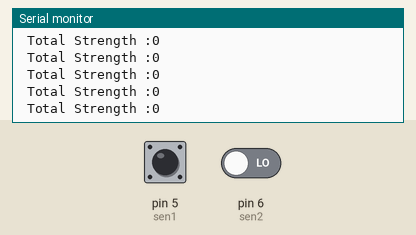
The sketch below on a simulated Arduino Uno, built with avr-gcc and run on an emulated ATmega328P. Shown: the last lines printed to the serial monitor. Wiring (inferred from the names in the program): DS3231 clock at I2C address 0x68. Inputs (shaded band) come from the test bench; at power-on: pin 5 (sen1) LOW, pin 6 (sen2) LOW. The local clock reads 2024-03-15 10:24:30 at power-on unless the sketch sets it; storage starts empty.

Above: at 1.2 s.
1.3 s: pin 5 (sen1) driven HIGH
At 2.5 s:
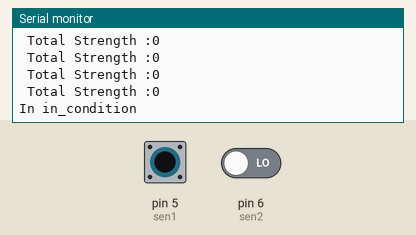
4.3 s: pin 6 (sen2) driven HIGH
At 4.4 s:
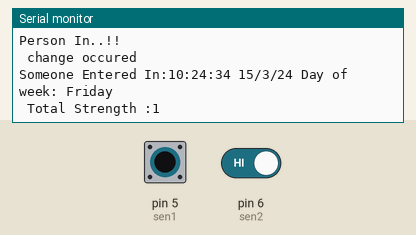
5.8 s: pin 5 (sen1) driven LOW
At 7.9 s:
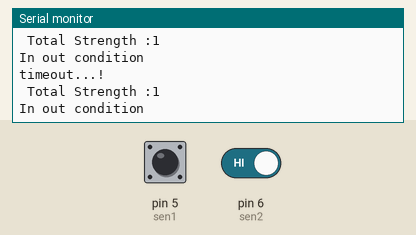
8.8 s: pin 6 (sen2) driven LOW
11.8 s: pin 5 (sen1) driven HIGH and pin 6 (sen2) driven HIGH
At 12.5 s:
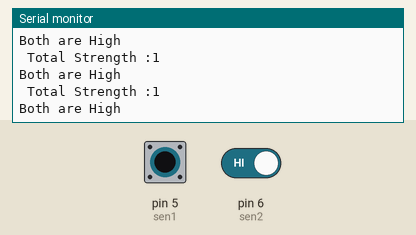
14.8 s: pin 5 (sen1) pulsed LOW 2 times (0.12 s each, 0.3 s apart)
At 15.32 s:
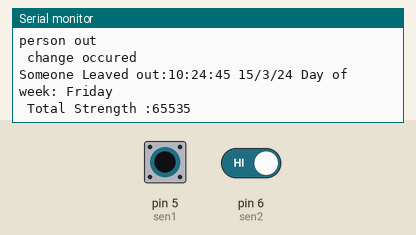
Timing chart, 0 to 17.8 s (numbered marks = the images above; inputs shaded):
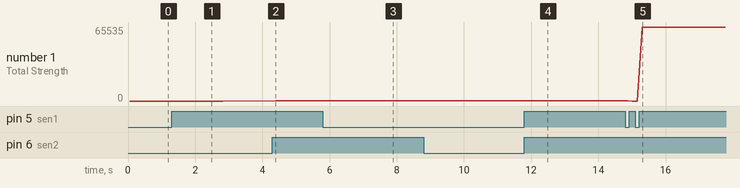

The sketch:

object_counter_SD.ino
```cpp
#include"Wire.h"
#include<SPI.h>
#include<SD.h>
#define DS1307_I2C_ADDRESS 0x68
unsigned long previousMillis=0;
unsigned long currentMillis;
unsigned int interval=1500;
unsigned int total=0;
int sen1=5;
int sen2=6;
int val_1=0;
int val_2=0;
File myFile;
// Convert normal decimal numbers to binary coded decimal
byte decToBcd(byte val)
{
 return (((val / 10) << 4) | (val % 10));
}
// Convert binary coded decimal to normal decimal numbers
byte bcdToDec(byte val)
{
   return (((val & 0xF0) >> 4) * 10) + (val & 0x0F);
}
void setup()
{
 pinMode(sen1,INPUT);
 pinMode(sen2,INPUT);
 Serial.begin(9600);
 Wire.begin();

 Serial.print("Initializing SD card...");

  if (!SD.begin(4)) {
    Serial.println("initialization failed!");
    return;
  }
  Serial.println("initialization done.");
}

void loop()
{
  object_counter();

}


void object_counter()
{
  val_1=digitalRead(sen1);
  val_2=digitalRead(sen2);
  if((val_1==HIGH && val_2==LOW))
  {
      currentMillis=millis();
      previousMillis=currentMillis;
      in_condition();
  }

else if((val_2==HIGH && val_1==LOW))
{
  currentMillis=millis();
  previousMillis=currentMillis;
  out_condition();
}

else if((val_2 == HIGH && val_1 == HIGH))
{
  Serial.println("Both are High");
}

actual_strength();
}

void in_condition()
{
  unsigned int prev=0;
  prev=total;
   Serial.println("In in_condition");
   while(val_2 != HIGH)
    {

       currentMillis=millis();
        if( (currentMillis-previousMillis) >=interval)
        {
          Serial.println("Timeout..!!");
          break;
          }


     val_2=digitalRead(sen2);

      }
      if( val_2 == HIGH){
        Serial.println("Person In..!!");
        total++;
      }
      if(prev!=total){
        Serial.println(" change occured ");
        Serial.print("Someone Entered In:");
        File dataFile = SD.open("datalog.txt", FILE_WRITE);
      if(dataFile)
       {
        dataFile.println(" change occured ");
        dataFile.print("Someone Entered In:");
        dataFile.println();
        dataFile.close();
      }
      displayTime();
      }
}

void out_condition()
{
  unsigned int prev=0;
  prev=total;
  Serial.println("In out condition");
     val_1=0;
    while(val_1 !=HIGH)
    {
      currentMillis=millis();
      if((currentMillis-previousMillis)>=interval)
        {
          Serial.println("timeout...!");
          break;
        }
      val_1=digitalRead(sen1);
       }

  if(val_1==HIGH)
      {
        Serial.println("person out"); // if you put in if-else ststement then you can check only one sensors and if you put in only if condition then you shold check the status of all sensors connected.
       // out=1;
       total--;
      }
      if(prev!=total){
         Serial.println(" change occured ");
         Serial.print("Someone Leaved out:");
    File dataFile = SD.open("datalog.txt", FILE_WRITE);
      if(dataFile)
       {
        dataFile.println(" change occured ");
        dataFile.print("Someone Leaved out:");
        dataFile.println();
        dataFile.close();
      }
    displayTime();
  }
}
  void actual_strength()
  {
    Serial.print(" Total Strength :");
    Serial.println(total);
    }

void displayTime()
{
  byte second, minute, hour, dayOfWeek, dayOfMonth, month, year;
  // retrieve data from DS3231
  readDS1307time(&second, &minute, &hour, &dayOfWeek, &dayOfMonth, &month,
  &year);
 // send it to the serial monitor
  Serial.print(hour, DEC);
  // convert the byte variable to a decimal number when displayed
  Serial.print(":");
  if (minute<10)
  {
    Serial.print("0");
  }
  Serial.print(minute, DEC);
  Serial.print(":");
  if (second<10)
  {
    Serial.print("0");
  }
  Serial.print(second, DEC);
  Serial.print(" ");
  Serial.print(dayOfMonth, DEC);
  Serial.print("/");
  Serial.print(month, DEC);
  Serial.print("/");
  Serial.print(year, DEC);
  Serial.print(" Day of week: ");
  switch(dayOfWeek){
  case 1:
    Serial.println("Sunday");
    break;
  case 2:
    Serial.println("Monday");
    break;
  case 3:
    Serial.println("Tuesday");
    break;
  case 4:
    Serial.println("Wednesday");
    break;
  case 5:
    Serial.println("Thursday");
    break;
  case 6:
    Serial.println("Friday");
    break;
  case 7:
    Serial.println("Saturday");
    break;
  }
  // Now I hav to print in SD card;

  File dataFile = SD.open("datalog.txt", FILE_WRITE);
   if(dataFile)
   {
     dataFile.print(hour, DEC);
  // convert the byte variable to a decimal number when displayed
  dataFile.print(":");
  if (minute<10)
  {
    dataFile.print("0");
  }
  dataFile.print(minute, DEC);
  dataFile.print(":");
  if (second<10)
  {
    dataFile.print("0");
  }
  dataFile.print(second, DEC);
  dataFile.print(" ");
  dataFile.print(dayOfMonth, DEC);
  dataFile.print("/");
  dataFile.print(month, DEC);
  dataFile.print("/");
  dataFile.print(year, DEC);
  dataFile.print(" Day of week: ");
  switch(dayOfWeek){
  case 1:
    dataFile.println("Sunday");
    break;
  case 2:
    dataFile.println("Monday");
    break;
  case 3:
    dataFile.println("Tuesday");
    break;
  case 4:
    dataFile.println("Wednesday");
    break;
  case 5:
    dataFile.println("Thursday");
    break;
  case 6:
    dataFile.println("Friday");
    break;
  case 7:
    dataFile.println("Saturday");
    break;
  }
  dataFile.println();
  dataFile.close();
}
}
 void readDS1307time(byte *second,byte *minute,byte *hour,byte *dayOfWeek,byte *dayOfMonth,byte *month,byte *year)
{
  Wire.beginTransmission(DS1307_I2C_ADDRESS);
  Wire.write(0); // set DS3231 register pointer to 00h
  Wire.endTransmission();
  Wire.requestFrom(DS1307_I2C_ADDRESS, 7);
  // request seven bytes of data from DS3231 starting from register 00h
  *second = bcdToDec(Wire.read() & 0x7f);
  *minute = bcdToDec(Wire.read());
  *hour = bcdToDec(Wire.read() & 0x3f);
  *dayOfWeek = bcdToDec(Wire.read());
  *dayOfMonth = bcdToDec(Wire.read());
  *month = bcdToDec(Wire.read());
  *year = bcdToDec(Wire.read());
}
```

Measured:
- after the input at 1.3 s, the serial monitor: prints a new line after 0.08 s (image 1)
- after the input at 4.3 s, the serial monitor: prints a new line at once (image 2)
- after the input at 5.8 s, the serial monitor: prints a new line after 0.07 s (image 3)
- after the input at 11.8 s, the serial monitor: prints a new line after 0.07 s (image 4)
- after the input at 14.8 s, the serial monitor: prints a new line after 0.09 s (image 5)
- plotted number 1: 0 → 1 after the input at 4.3 s, 1 → 65535 after the input at 14.8 s
